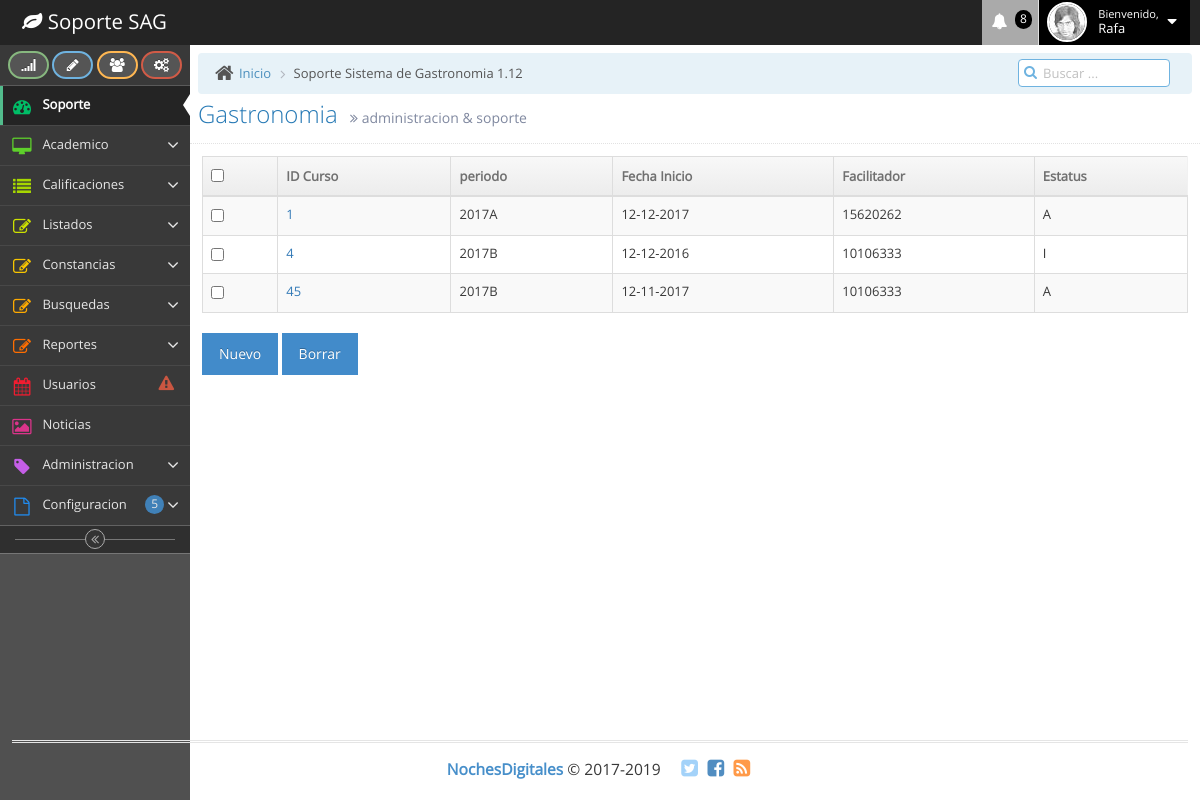
The page /listaempresa.php on the database its author committed.
### tables this page shows
CREATE TABLE `cursos` (
  `idcurso` int(11) NOT NULL,
  `periodo` varchar(25) NOT NULL,
  `fechacurso` varchar(25) NOT NULL,
  `idfacilitador` varchar(50) NOT NULL,
  `nombrefac` varchar(80) NOT NULL,
  `estatus` varchar(50) NOT NULL
);

### listaempresa.php (the view, shortened to what this page needs)
<?php
	$consulta = "SELECT * FROM cursos";
	$resultado = mysql_query($consulta) or die(mysql_error());
?>
<!DOCTYPE html>
<html lang="en">
	<head>
		<link rel="stylesheet" href="assets/css/bootstrap.min.css" />
		<link rel="stylesheet" href="assets/font-awesome/4.5.0/css/font-awesome.min.css" />
		<link rel="stylesheet" href="assets/css/ace.min.css" class="ace-main-stylesheet" id="main-ace-style" />
		<link rel="stylesheet" href="assets/css/ace-skins.min.css" />
		<link rel="stylesheet" href="assets/css/ace-rtl.min.css" />
	</head>
	<body class="skin-2">
		<div id="navbar" class="navbar navbar-default          ace-save-state">
			<div class="navbar-container ace-save-state" id="navbar-container">
				<div class="navbar-header pull-left">
					<a href="index.html" class="navbar-brand">
						<small>
							<i class="fa fa-leaf"></i>
							Soporte SAG
						</small>
					</a>
				</div>
				<div class="navbar-buttons navbar-header pull-right" role="navigation">
					<ul class="nav ace-nav">
					  <li class="purple dropdown-modal">
							<a data-toggle="dropdown" class="dropdown-toggle" href="#">
								<i class="ace-icon fa fa-bell icon-animated-bell"></i>
								<span class="badge badge-important">8</span>
							</a>
					  </li>
						<li class="light-blue dropdown-modal">
							<a data-toggle="dropdown" href="#" class="dropdown-toggle">
								<img class="nav-user-photo" src="assets/images/avatars/user.jpg" alt="Jason's Photo" />
								<span class="user-info">
									<small>Bienvenido,</small>
									Rafa
								</span>
								<i class="ace-icon fa fa-caret-down"></i>
							</a>
					  </li>
				  </ul>
				</div>
			</div>
		</div>
		<div class="main-container ace-save-state" id="main-container">
			<div id="sidebar" class="sidebar                  responsive                    ace-save-state">
				<div class="sidebar-shortcuts" id="sidebar-shortcuts">
					<div class="sidebar-shortcuts-large" id="sidebar-shortcuts-large">
						<button class="btn btn-success">
							<i class="ace-icon fa fa-signal"></i>
						</button>
						<button class="btn btn-info">
							<i class="ace-icon fa fa-pencil"></i>
						</button>
						<button class="btn btn-warning">
							<i class="ace-icon fa fa-users"></i>
						</button>
						<button class="btn btn-danger">
							<i class="ace-icon fa fa-cogs"></i>
						</button>
					</div>
				</div>
				<ul class="nav nav-list">
					<li class="active">
						<a href="index.html">
							<i class="menu-icon fa fa-tachometer"></i>
							<span class="menu-text"> Soporte </span>
						</a>
					</li>
					<li class="">
						<a href="#" class="dropdown-toggle">
							<i class="menu-icon fa fa-desktop"></i>
							<span class="menu-text">
								Academico
							</span>
							<b class="arrow fa fa-angle-down"></b>
						</a>
					</li>
					<li class="">
						<a href="#" class="dropdown-toggle">
							<i class="menu-icon fa fa-list"></i>
							<span class="menu-text"> Calificaciones </span>
							<b class="arrow fa fa-angle-down"></b>
						</a>
					</li>
					<li class="">
						<a href="#" class="dropdown-toggle">
							<i class="menu-icon fa fa-pencil-square-o"></i>
							<span class="menu-text"> Listados </span>
							<b class="arrow fa fa-angle-down"></b>
						</a>
					</li>
<li class="">
						<a href="#" class="dropdown-toggle">
							<i class="menu-icon fa fa-pencil-square-o"></i>
									<span class="menu-text"> Constancias </span>
							<b class="arrow fa fa-angle-down"></b>
						</a>
					</li>
                    <li class="">
						<a href="#" class="dropdown-toggle">
							<i class="menu-icon fa fa-pencil-square-o"></i>
									<span class="menu-text"> Busquedas </span>
							<b class="arrow fa fa-angle-down"></b>
						</a>
					</li>
                    <li class="">
						<a href="#" class="dropdown-toggle">
							<i class="menu-icon fa fa-pencil-square-o"></i>
									<span class="menu-text"> Reportes </span>
							<b class="arrow fa fa-angle-down"></b>
						</a>
					</li>
				  <li class="">
						<a href="calendar.html">
							<i class="menu-icon fa fa-calendar"></i>
							<span class="menu-text">
								Usuarios
							<span class="badge badge-transparent tooltip-error" title="2 Important Events">
									<i class="ace-icon fa fa-exclamation-triangle red bigger-130"></i>
								</span>
							</span>
						</a>
					</li>
					<li class="">
						<a href="gallery.html">
							<i class="menu-icon fa fa-picture-o"></i>
							<span class="menu-text"> Noticias </span>
						</a>
					</li>
					<li class="">
						<a href="#" class="dropdown-toggle">
							<i class="menu-icon fa fa-tag"></i>
							<span class="menu-text"> Administracion </span>
							<b class="arrow fa fa-angle-down"></b>
						</a>
					</li>
					<li class="">
						<a href="#" class="dropdown-toggle">
							<i class="menu-icon fa fa-file-o"></i>
							<span class="menu-text">
								Configuracion
							<span class="badge badge-primary">5</span>
							</span>
							<b class="arrow fa fa-angle-down"></b>
						</a>
					</li>
				</ul>
				<div class="sidebar-toggle sidebar-collapse" id="sidebar-collapse">
					<i id="sidebar-toggle-icon" class="ace-icon fa fa-angle-double-left ace-save-state" data-icon1="ace-icon fa fa-angle-double-left" data-icon2="ace-icon fa fa-angle-double-right"></i>
				</div>
			</div>
			<div class="main-content">
				<div class="main-content-inner">
				  <div class="breadcrumbs ace-save-state" id="breadcrumbs">
						<ul class="breadcrumb">
							<li>
								<i class="ace-icon fa fa-home home-icon"></i>
								<a href="#">Inicio</a>
							</li>
							<li class="active">Soporte Sistema de Gastronomia 1.12</li>
						</ul>
						<div class="nav-search" id="nav-search">
							<form class="form-search">
								<span class="input-icon">
									<input type="text" placeholder="Buscar ..." class="nav-search-input" id="nav-search-input" autocomplete="off" />
									<i class="ace-icon fa fa-search nav-search-icon"></i>
								</span>
							</form>
						</div>
					</div>
						<div class="page-header">
							<h1>
								Gastronomia
								<small>
									<i class="ace-icon fa fa-angle-double-right"></i>
									administracion &amp; soporte
								</small>
						  </h1>
				  </div>
						<div class="row">
							<div class="col-xs-12">
								<div class="col-xs-12">
      <section id="main-content">
          <section class="wrapper">
          	<div class="row mt">
          		<div class="col-lg-12">
                  <div class="form-panel">
								<div class="module-body table">
									<form name="form" method="post" action="">
										<table cellpadding="0" cellspacing="0" border="0" class="table table-striped table-bordered table-hover dataTable no-footer" width="100%">
											<thead>
												<tr>
													<th class="cell-check"><input type="checkbox" class="inbox-checkbox" name="chkall" onclick="markall(this.form)"></th>
													<th>ID Curso</th>
													<th>periodo</th>
													<th>Fecha Inicio</th>
													<th>Facilitador</th>
													<th>Estatus</th>
												</tr>
											</thead>
											<tbody>
												<?php
												while($fila = mysql_fetch_assoc($resultado)){
												?>
												<tr class="odd gradeX">
													<td class="cell-check"><input type="checkbox" class="inbox-checkbox " name="chk" value="<?php echo $fila["idcurso"]; ?>"></td>
            							<td><a href="edicioncursos.php?i=<?php echo $fila["idcurso"] ?>"><?php echo $fila["idcurso"] ?></a></td>
													<td><?php echo $fila["periodo"] ?></td>
													<td><?php echo $fila["fechacurso"] ?></td>
													<td><?php echo $fila["idfacilitador"] ?></td>
													<td><?php echo $fila["estatus"] ?></td>
												</tr>
												<?php
												}
												?>
											</tbody>
										</table>
									</form>
								</div>
							</div>
							<a class="btn btn-primary" href="edicioncursos.php">Nuevo</a>
							<a class="btn btn-primary" href="javascript:remove(this.form, 'listacursos.php')">Borrar</a>
						<br/>
          		</div>
          	</div>
		</section>
								</div>
							</div>
						</div>
			  </div>
				</div>
			</div>
			<div class="footer">
				<div class="footer-inner">
					<div class="footer-content">
						<span class="bigger-120">
							<span class="blue bolder">NochesDigitales</span>
							 &copy; 2017-2019
						</span>
						<span class="action-buttons">
							<a href="#">
								<i class="ace-icon fa fa-twitter-square light-blue bigger-150"></i>
							</a>
							<a href="#">
								<i class="ace-icon fa fa-facebook-square text-primary bigger-150"></i>
							</a>
							<a href="#">
								<i class="ace-icon fa fa-rss-square orange bigger-150"></i>
							</a>
						</span>
					</div>
				</div>
			</div>
	</body>
</html>

### rows shown on the page
cursos: idcurso "1", periodo "2017A", fechacurso "12-12-2017", idfacilitador "15620262", estatus "A"
cursos: idcurso "4", periodo "2017B", fechacurso "12-12-2016", idfacilitador "10106333", estatus "I"
cursos: idcurso "45", periodo "2017B", fechacurso "12-11-2017", idfacilitador "10106333", estatus "A"
